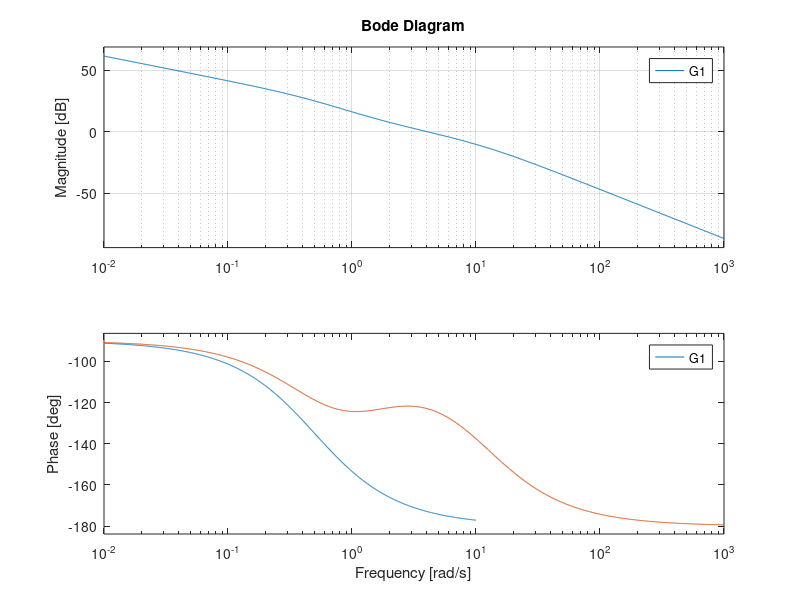

The MATLAB script that drew this image:
clear;
clc;
G = tf(12, [2 1 0]);
bode(G);
hold on

th = 50*pi/180;
a = (1-sin(th))/(1+sin(th));
10*log10(a);
T = 1/4.03/sqrt(a);
lead = tf([T 1],[T*a 1]);
G1 = series(lead, G);

bode(G1), grid;
